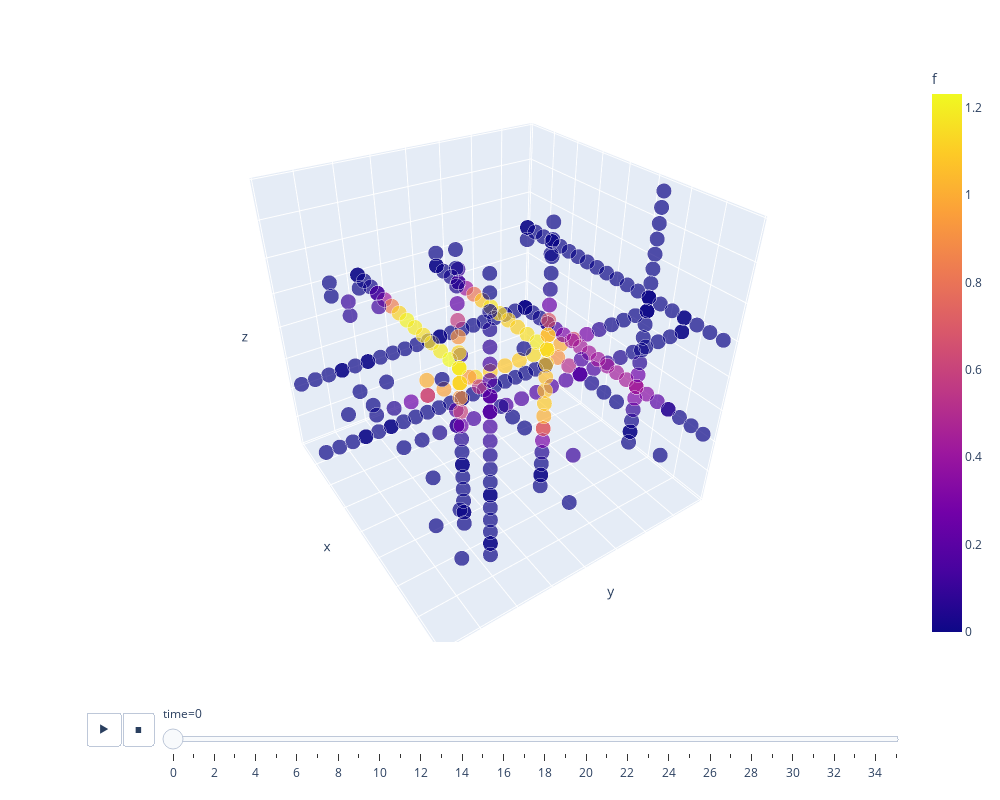

Notebook cell for this chart:
### Code cell
G_opt, df = ttnopt(G, O, nsweep = 6)
print(df)
#df = O.logger.df
print(df)
fig = grid_animation(df)
fig.show()

### Figure 1 — Plotly figure (JSON) as saved in the notebook; plotly's stock layout.template omitted (floating-point values rounded to 4 significant figures; data arrays with more than 128 entries replaced by an {"elided": "..."} marker saying what was removed)
{"data": [{"hovertemplate": "<b>%{hovertext}</b><br><br>time=0<br>x1=%{x}<br>x2=%{y}<br>x3=%{z}<br>size=%{marker.size}<br>f=%{marker.color}<extra></extra>", "hovertext": {"elided": "304 int values"}, "ids": {"elided": "304 int values"}, "legendgroup": "", "marker": {"color": {"elided": "304 float values"}, "coloraxis": "coloraxis", "size": {"elided": "304 int values"}, "sizemode": "area", "sizeref": 0.004444, "symbol": "circle"}, "mode": "markers", "name": "", "scene": "scene", "showlegend": false, "type": "scatter3d", "x": {"elided": "304 float values"}, "y": {"elided": "304 float values"}, "z": {"elided": "304 float values"}}], "layout": {"coloraxis": {"colorbar": {"title": {"text": "f"}}, "colorscale": [[0, "#0d0887"], [0.1111, "#46039f"], [0.2222, "#7201a8"], [0.3333, "#9c179e"], [0.4444, "#bd3786"], [0.5556, "#d8576b"], [0.6667, "#ed7953"], [0.7778, "#fb9f3a"], [0.8889, "#fdca26"], [1, "#f0f921"]]}, "height": 800, "legend": {"itemsizing": "constant", "tracegroupgap": 0}, "margin": {"t": 60}, "scene": {"camera": {"center": {"x": 0, "y": 0, "z": 0}, "eye": {"x": 1.5, "y": -1, "z": 1.2}, "up": {"x": 0, "y": 0, "z": 1}}, "domain": {"x": [0, 1], "y": [0, 1]}, "xaxis": {"showticklabels": false, "title": {"text": "x"}}, "yaxis": {"showticklabels": false, "title": {"text": "y"}}, "zaxis": {"showticklabels": false, "title": {"text": "z"}}}, "sliders": [{"active": 0, "currentvalue": {"prefix": "time="}, "len": 0.9, "pad": {"b": 10, "t": 60}, "steps": [{"args": [["0"], {"frame": {"duration": 0, "redraw": true}, "fromcurrent": true, "mode": "immediate", "transition": {"duration": 0, "easing": "linear"}}], "label": "0", "method": "animate"}, {"args": [["1"], {"frame": {"duration": 0, "redraw": true}, "fromcurrent": true, "mode": "immediate", "transition": {"duration": 0, "easing": "linear"}}], "label": "1", "method": "animate"}, {"args": [["2"], {"frame": {"duration": 0, "redraw": true}, "fromcurrent": true, "mode": "immediate", "transition": {"duration": 0, "easing": "linear"}}], "label": "2", "method": "animate"}, {"args": [["3"], {"frame": {"duration": 0, "redraw": true}, "fromcurrent": true, "mode": "immediate", "transition": {"duration": 0, "easing": "linear"}}], "label": "3", "method": "animate"}, {"args": [["4"], {"frame": {"duration": 0, "redraw": true}, "fromcurrent": true, "mode": "immediate", "transition": {"duration": 0, "easing": "linear"}}], "label": "4", "method": "animate"}, {"args": [["5"], {"frame": {"duration": 0, "redraw": true}, "fromcurrent": true, "mode": "immediate", "transition": {"duration": 0, "easing": "linear"}}], "label": "5", "method": "animate"}, {"args": [["6"], {"frame": {"duration": 0, "redraw": true}, "fromcurrent": true, "mode": "immediate", "transition": {"duration": 0, "easing": "linear"}}], "label": "6", "method": "animate"}, {"args": [["7"], {"frame": {"duration": 0, "redraw": true}, "fromcurrent": true, "mode": "immediate", "transition": {"duration": 0, "easing": "linear"}}], "label": "7", "method": "animate"}, {"args": [["8"], {"frame": {"duration": 0, "redraw": true}, "fromcurrent": true, "mode": "immediate", "transition": {"duration": 0, "easing": "linear"}}], "label": "8", "method": "animate"}, {"args": [["9"], {"frame": {"duration": 0, "redraw": true}, "fromcurrent": true, "mode": "immediate", "transition": {"duration": 0, "easing": "linear"}}], "label": "9", "method": "animate"}, {"args": [["10"], {"frame": {"duration": 0, "redraw": true}, "fromcurrent": true, "mode": "immediate", "transition": {"duration": 0, "easing": "linear"}}], "label": "10", "method": "animate"}, {"args": [["11"], {"frame": {"duration": 0, "redraw": true}, "fromcurrent": true, "mode": "immediate", "transition": {"duration": 0, "easing": "linear"}}], "label": "11", "method": "animate"}, {"args": [["12"], {"frame": {"duration": 0, "redraw": true}, "fromcurrent": true, "mode": "immediate", "transition": {"duration": 0, "easing": "linear"}}], "label": "12", "method": "animate"}, {"args": [["13"], {"frame": {"duration": 0, "redraw": true}, "fromcurrent": true, "mode": "immediate", "transition": {"duration": 0, "easing": "linear"}}], "label": "13", "method": "animate"}, {"args": [["14"], {"frame": {"duration": 0, "redraw": true}, "fromcurrent": true, "mode": "immediate", "transition": {"duration": 0, "easing": "linear"}}], "label": "14", "method": "animate"}, {"args": [["15"], {"frame": {"duration": 0, "redraw": true}, "fromcurrent": true, "mode": "immediate", "transition": {"duration": 0, "easing": "linear"}}], "label": "15", "method": "animate"}, {"args": [["16"], {"frame": {"duration": 0, "redraw": true}, "fromcurrent": true, "mode": "immediate", "transition": {"duration": 0, "easing": "linear"}}], "label": "16", "method": "animate"}, {"args": [["17"], {"frame": {"duration": 0, "redraw": true}, "fromcurrent": true, "mode": "immediate", "transition": {"duration": 0, "easing": "linear"}}], "label": "17", "method": "animate"}, {"args": [["18"], {"frame": {"duration": 0, "redraw": true}, "fromcurrent": true, "mode": "immediate", "transition": {"duration": 0, "easing": "linear"}}], "label": "18", "method": "animate"}, {"args": [["19"], {"frame": {"duration": 0, "redraw": true}, "fromcurrent": true, "mode": "immediate", "transition": {"duration": 0, "easing": "linear"}}], "label": "19", "method": "animate"}, {"args": [["20"], {"frame": {"duration": 0, "redraw": true}, "fromcurrent": true, "mode": "immediate", "transition": {"duration": 0, "easing": "linear"}}], "label": "20", "method": "animate"}, {"args": [["21"], {"frame": {"duration": 0, "redraw": true}, "fromcurrent": true, "mode": "immediate", "transition": {"duration": 0, "easing": "linear"}}], "label": "21", "method": "animate"}, {"args": [["22"], {"frame": {"duration": 0, "redraw": true}, "fromcurrent": true, "mode": "immediate", "transition": {"duration": 0, "easing": "linear"}}], "label": "22", "method": "animate"}, {"args": [["23"], {"frame": {"duration": 0, "redraw": true}, "fromcurrent": true, "mode": "immediate", "transition": {"duration": 0, "easing": "linear"}}], "label": "23", "method": "animate"}, {"args": [["24"], {"frame": {"duration": 0, "redraw": true}, "fromcurrent": true, "mode": "immediate", "transition": {"duration": 0, "easing": "linear"}}], "label": "24", "method": "animate"}, {"args": [["25"], {"frame": {"duration": 0, "redraw": true}, "fromcurrent": true, "mode": "immediate", "transition": {"duration": 0, "easing": "linear"}}], "label": "25", "method": "animate"}, {"args": [["26"], {"frame": {"duration": 0, "redraw": true}, "fromcurrent": true, "mode": "immediate", "transition": {"duration": 0, "easing": "linear"}}], "label": "26", "method": "animate"}, {"args": [["27"], {"frame": {"duration": 0, "redraw": true}, "fromcurrent": true, "mode": "immediate", "transition": {"duration": 0, "easing": "linear"}}], "label": "27", "method": "animate"}, {"args": [["28"], {"frame": {"duration": 0, "redraw": true}, "fromcurrent": true, "mode": "immediate", "transition": {"duration": 0, "easing": "linear"}}], "label": "28", "method": "animate"}, {"args": [["29"], {"frame": {"duration": 0, "redraw": true}, "fromcurrent": true, "mode": "immediate", "transition": {"duration": 0, "easing": "linear"}}], "label": "29", "method": "animate"}, {"args": [["30"], {"frame": {"duration": 0, "redraw": true}, "fromcurrent": true, "mode": "immediate", "transition": {"duration": 0, "easing": "linear"}}], "label": "30", "method": "animate"}, {"args": [["31"], {"frame": {"duration": 0, "redraw": true}, "fromcurrent": true, "mode": "immediate", "transition": {"duration": 0, "easing": "linear"}}], "label": "31", "method": "animate"}, {"args": [["32"], {"frame": {"duration": 0, "redraw": true}, "fromcurrent": true, "mode": "immediate", "transition": {"duration": 0, "easing": "linear"}}], "label": "32", "method": "animate"}, {"args": [["33"], {"frame": {"duration": 0, "redraw": true}, "fromcurrent": true, "mode": "immediate", "transition": {"duration": 0, "easing": "linear"}}], "label": "33", "method": "animate"}, {"args": [["34"], {"frame": {"duration": 0, "redraw": true}, "fromcurrent": true, "mode": "immediate", "transition": {"duration": 0, "easing": "linear"}}], "label": "34", "method": "animate"}, {"args": [["35"], {"frame": {"duration": 0, "redraw": true}, "fromcurrent": true, "mode": "immediate", "transition": {"duration": 0, "easing": "linear"}}], "label": "35", "method": "animate"}], "x": 0.1, "xanchor": "left", "y": 0, "yanchor": "top"}], "updatemenus": [{"buttons": [{"args": [null, {"frame": {"duration": 100, "redraw": true}, "fromcurrent": true, "mode": "immediate", "transition": {"duration": 20, "easing": "linear"}}], "label": "&#9654;", "method": "animate"}, {"args": [[null], {"frame": {"duration": 0, "redraw": true}, "fromcurrent": true, "mode": "immediate", "transition": {"duration": 0, "easing": "linear"}}], "label": "&#9724;", "method": "animate"}], "direction": "left", "pad": {"r": 10, "t": 70}, "showactive": false, "type": "buttons", "x": 0.1, "xanchor": "right", "y": 0, "yanchor": "top"}], "width": 1000}}
